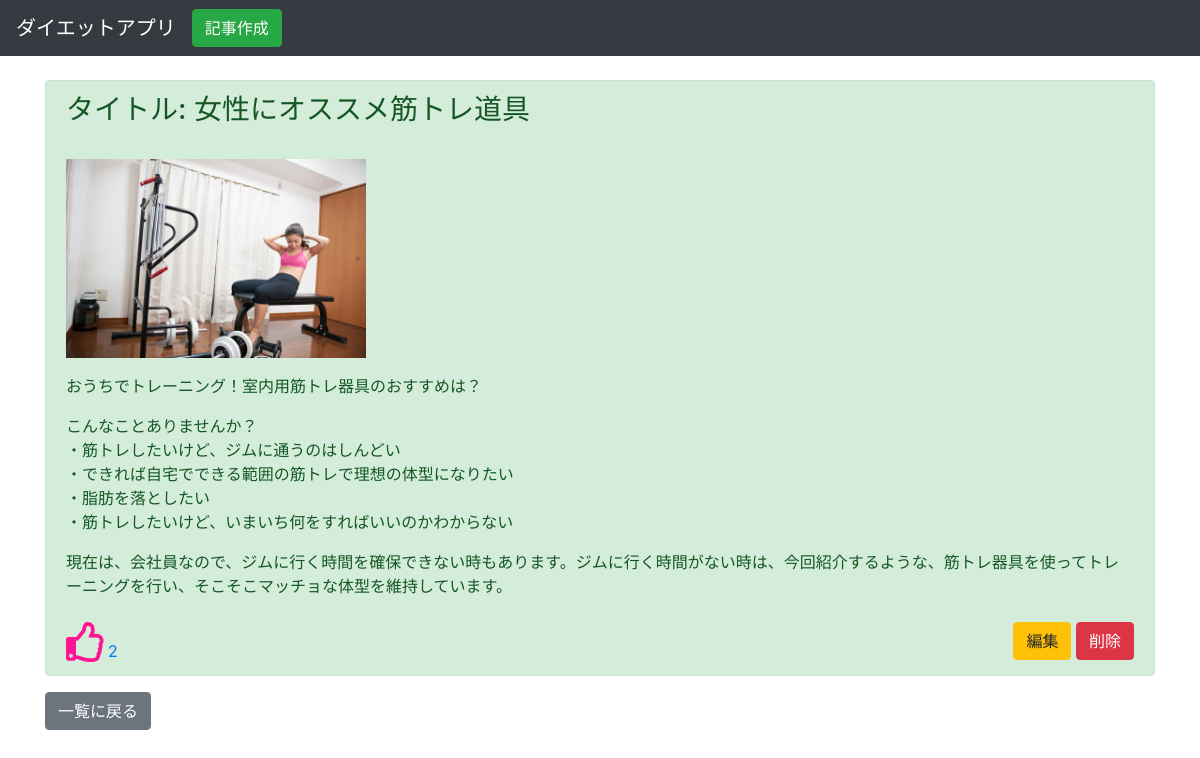
Screenshot of /show/9 with the database file from the repository.
### boardapp/models.py (models this page shows)
class BoardModel(models.Model):
  title = models.CharField(max_length=100)
  content = models.TextField()
  images = models.ImageField(upload_to = '')
  like = models.IntegerField(null=True,blank=True ,default=0)

### boardapp/views.py (the view)
# urls.py: path('show/<int:pk>', showfunction, name='show'),
def showfunction(request, pk):
  object_id = BoardModel.objects.get(pk=pk)
  return render(request,'show.html',{'object_id':object_id})

### templates/show.html (shortened to what this page needs)
{% extends 'base.html' %}
{% load static %}
{% block customcss %}
  <link rel="stylesheet" type='text/css' href="{% static 'style.css' %}">
{% endblock %}
{% block content %}
<div class="container">
  <div class="alert alert-success" role="alert">
   <h3>タイトル: {{ object_id.title}} </h3><br>
   <p><img src="{{ object_id.images.url }}" alt="{{object_id.images}}" class="img-fluid" style="max-width:300px;"></p>
   <div class="mb-4">{{ object_id.content|linebreaks }}</div>
   <a href="{% url 'like' object_id.pk %}"><i class="far fa-thumbs-up" ></i> {{object_id.like}} </a>
   <div class='float-right'>
    <a href="{% url 'update' object_id.pk %}" class="btn btn-warning">編集</a>
    <a href="{% url 'delete' object_id.pk %}" class="btn btn-danger">削除</a>
  </div>
  </div>
<a href="{% url 'list' %}" class="btn btn-secondary">一覧に戻る</a>
</div>
{% endblock content %}

### static/style.css (style rules this page uses)
.fa-thumbs-up { font-size: 2.5em; color:deeppink; text-decoration:none; }

### rows the page displays
BoardModel: title "女性にオススメ筋トレ道具", images (picture), content "おうちでトレーニング！室内用筋トレ器具のおすすめは？ こんなことありませんか？ ・筋トレしたいけど、ジムに通うのはしんどい ・できれば自宅でできる範囲の筋トレで理想の体型になりたい ・脂肪を落としたい ・筋トレしたいけど、いまいち何をすればいいのかわからない 現在は、会社員なので、ジムに行く時間を確保できない時もあります。ジムに行く時間がない時は、今回紹介するような、筋トレ器具を使ってトレーニングを行い、そこそこマッチョな体型を維持しています。", like "2"
